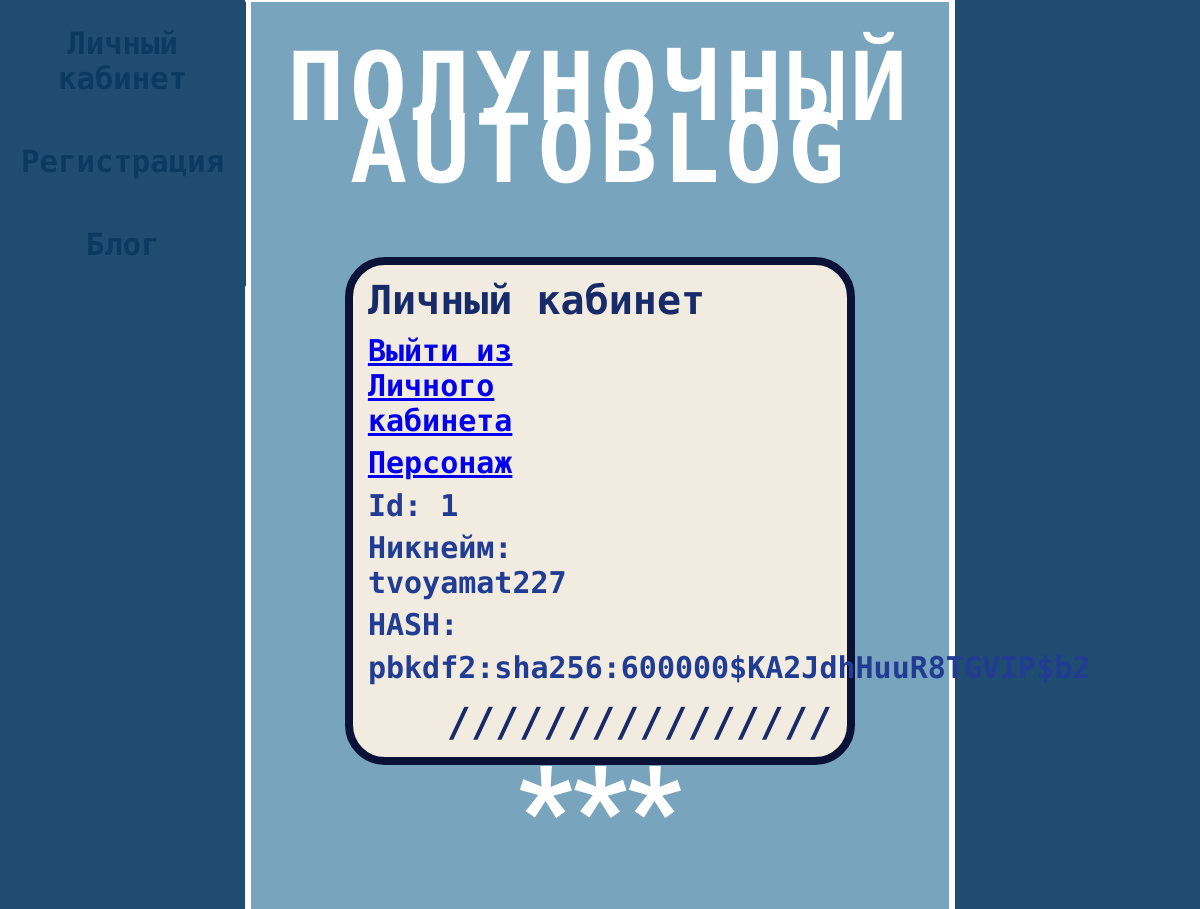
Screenshot of /profile (signed in) with the database file from the repository.
### models.py (models this page shows, shortened)
class Users(db.Model):
    id = db.Column(db.Integer, primary_key=True)
    name = db.Column(db.String(50), unique=True)
    psw = db.Column(db.String(500), nullable=True)

### app.py (the view)
@app.route("/profile")
@login_required
def profile():
    return render_template("profile.html", menu=menu, title="Личный кабинет")

### UserLogin.py (called while the page is built)
    def fromDB(self, user):
        self.__user = user
        return self

    def get_id(self):
        return self.__user.id

    def getName(self):
        return self.__user.name if self.__user else "Без имени"

    def getHash(self):
        return self.__user.psw[0:40] if self.__user else "Без HASH????"

### app.py (called while the page is built)
@login_manager.user_loader
def load_user(user_id):
    return UserLogin().fromDB(getUser(user_id))

### models.py (called while the page is built)
def getUser(user_id):
    try:
        u = Users.query.get(user_id)
        if not u:
            print("Пользователь не найден")
            return False
        return u
    except:
        print("Что-то пошло не так при загрузке пользователя")

### templates/profile.html (shortened to what this page needs)
{% extends "base.html"%}
{% block content %}
{{ super() }}
    <div class="post">
        <div class="nickname">Личный кабинет</div>
        <div class="form">
                  <p class="linename"><a href="{{ url_for('logout')}}">Выйти из Личного кабинета</a>
                  <p class="linename"><a href="{{ url_for('show_char')}}">Персонаж</a>
                  <p class="linename">Id: {{ current_user.get_id() }}</p>
                  <p class="linename">Никнейм: {{ current_user.getName() }}</p>
                  <p class="linename">HASH:</p>
                  <p class="linename">{{ current_user.getHash() }}</p>
        </div>
        <div class="dateandtime">////////////////</div>
    </div>
    <div class="sign-wrap-3">
        <span class="sign_word">***</span>
    </div>
{% endblock %}

### static/css/styles.css (style rules this page uses)
body { background-color: #204c72; }
div.post { margin: 1.5% 13.5% 3% 13.5%; border: solid #0a1237 6pt; border-radius: 40px; background-color: #f1ebe0; }
div.nickname { font-size: 40px; font-weight: bold; padding-left: 3%; padding-top: 2.5%; color: #172b69; padding-bottom: 2%; font-family: 'Ubuntu Mono', monospace; }
div.dateandtime { font-size: 40px; font-weight: bold; line-height: 50px; padding: 1% 3% 2% 3%; color: #172b69; font-family: 'Ubuntu Mono', monospace; text-align: right; }
div.post + div.sign-wrap-3 { margin-bottom: -5%; }
p.linename { font-size: 30px; font-weight: bold; color: #203c93; font-family: 'Ubuntu Mono', monospace; margin-block-end: 0px; margin-block-start: 0px; padding-bottom: 3%; }
div.form { margin-left: 3%; width: 50%; }
.sign-wrap-3 { text-align: center; }
.sign-wrap-3 .sign_word { font-size: 120px; font-weight: bold; line-height: 50px; color: #FFF; font-family: 'Roboto', sans-serif; text-transform: uppercase; animation: neon-3 5s steps(1, start) infinite reverse; }

### rows the page displays
Users: get_id "1", getName "tvoyamat227", getHash "pbkdf2:sha256:600000$KA2JdhHuuR8TGVIP$b2"

### other values shown
{{ m.name }} "Личный кабинет" "Регистрация" "Блог"
